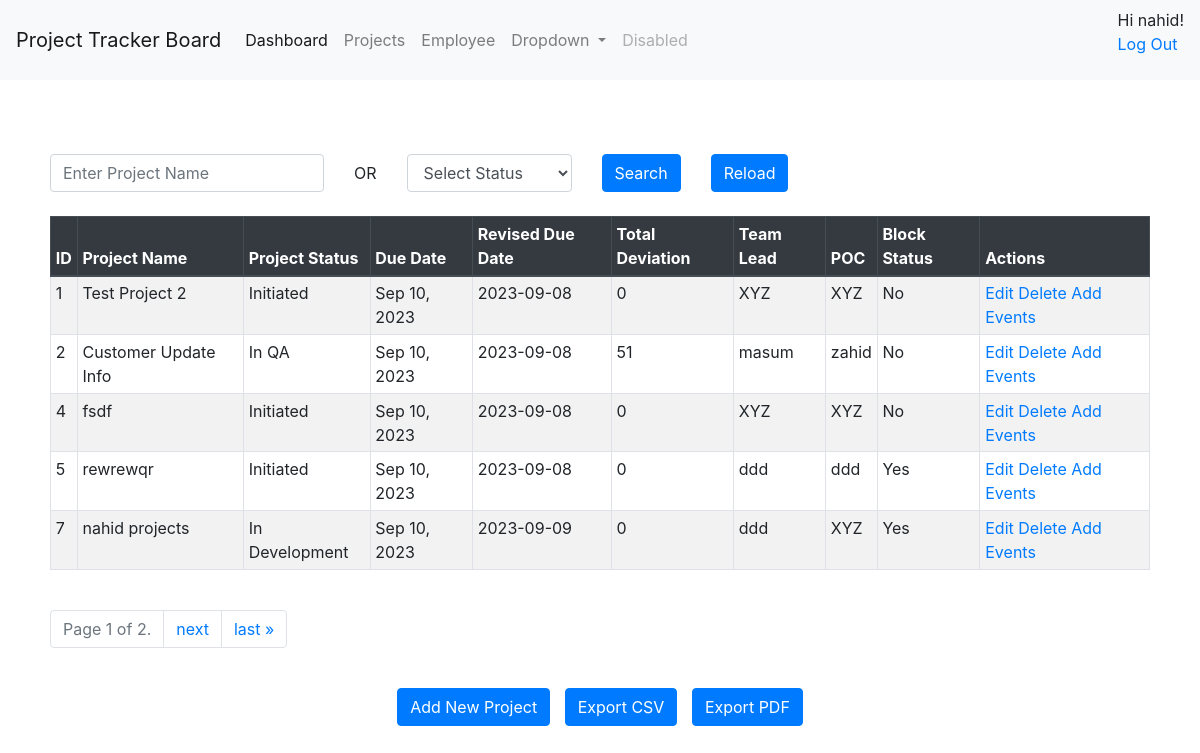
The app's page /project/index (signed in), older data.
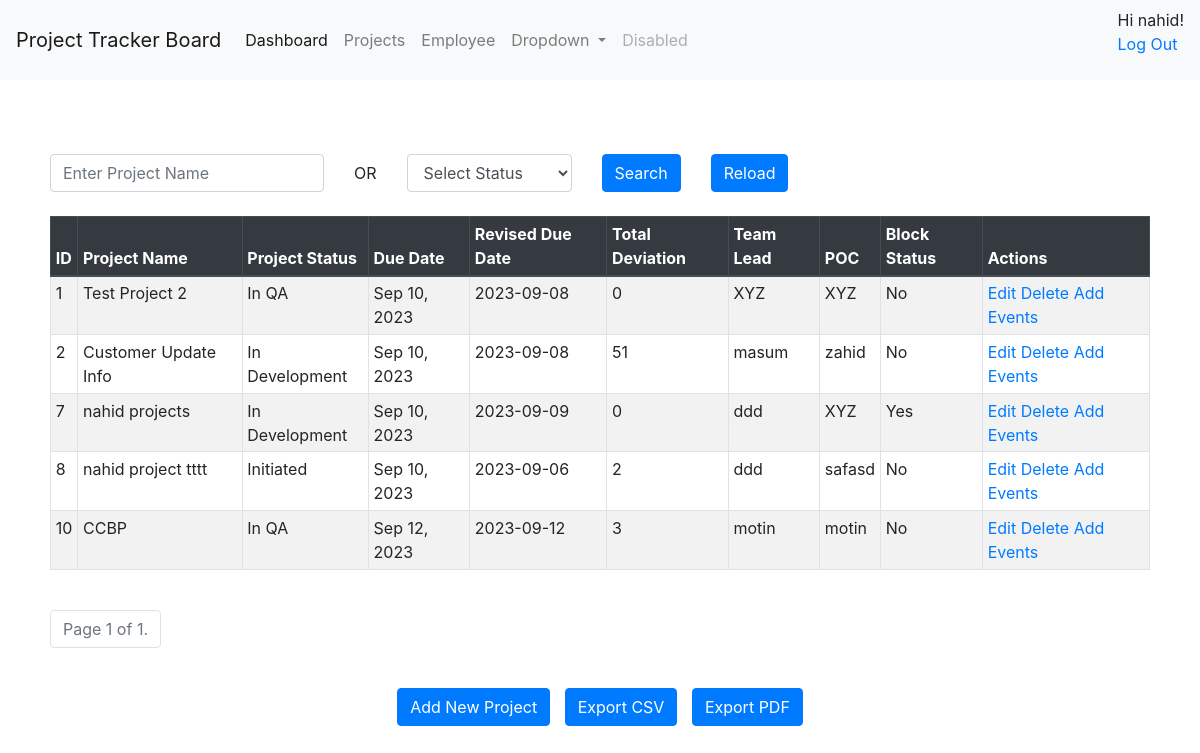
The same page, newer data.
### employee/models.py (models this page shows)
class Project(models.Model):
    PROJECT_STATUS = PROJECT_STATUS_CHOICES
    project_id = models.AutoField(primary_key=True)
    project_name = models.CharField(max_length=100)
    due_date=models.DateField()
    revised_due_date=models.DateField()
    total_deviation_days=models.IntegerField(default=0)
    team_lead=models.CharField(max_length=50,blank=True)
    project_poc=models.CharField(max_length=50,blank=True)
    notification_sms_recipient=models.CharField(max_length=100, blank=True)
    notification_email_recipient=models.CharField(max_length=100, blank=True)
    block_status=models.BooleanField(default=False)
    inserted_by=models.CharField(max_length=250,default="admin",blank=True)
    insert_date=models.DateTimeField(auto_now_add=True)
    updated_by=models.CharField(max_length=250,default="admin",blank=True)
    update_date=models.DateTimeField(auto_now_add=True)
    remarks=models.CharField(max_length=250,blank=True)
    project_status = models.CharField(max_length=20, choices=PROJECT_STATUS)
    class Meta:
        managed = True
        db_table = "project"

### employee/views_project.py (the view)
# urls.py: path('project/index', views_project.project_lookup, name='project_lookup'),
@login_required
def project_lookup(request):
    projectname_query = request.GET.get('project_name', '')
    projectstatus_query = request.GET.get('project_status', '')
    projects = Project.objects.all()
    if projectname_query:
        projects = Project.objects.filter(project_name__icontains=projectname_query)
    if projectstatus_query:
        projects = Project.objects.filter(project_status__icontains=projectstatus_query)
    logger.warning("-------------> project lookup called")
    paginator = Paginator(projects, 5)  # 10 projects per page
    page_number = request.GET.get('page')
    projects = paginator.get_page(page_number)
    form = ProjectForm()
    return render(request, 'project/index.html', {'projects': projects, 'form':form})

### employee/forms.py (shortened to what this page needs)
class ProjectForm(forms.ModelForm):
    project_status = forms.ChoiceField(choices=PROJECT_STATUS_CHOICES, initial='initiated')
    class Meta:
        model = Project
        fields = "__all__"
        exclude=['inserted_by','updated_by']
        widgets = {
            'due_date': DateInput(),
            'revised_due_date': DateInput() ,
            'remarks': forms.Textarea(attrs={'rows': 3, 'cols': 50}),
        }

### employee/templates/project/index.html (shortened to what this page needs)
{% extends "base.html" %}
{% block content %}
<div >
  <div class="row g-3">
        <form class="form-inline" method="get">
          <div class="col-sm">
            <input type="text" class="form-control" name="project_name" placeholder="Enter Project Name" value="{{ request.GET.project_name }}">
          </div>
          <div class="col-sm">
            OR
          </div>
          <div class="col-sm">
            <select name="project_status" class="form-control" id="id_project_status">
              <option value="" {% if not request.GET.project_status %}selected{% endif %}>Select Status</option>
           </select>
          </div>
          <div class="col-sm">
          <button type="submit" class="btn btn-primary">Search</button>
        </div>
        </form>
      <div class="col-sm">
        <form class="form-inline" method="get" action="{% url 'project_reload' %}">
          <button type="submit" class="btn btn-primary">Reload</button>
        </form>
      </div>
      <div class="col-sm">
      </div>
  </div>
<table class="table table-striped table-bordered table-sm">
  <thead class="thead-dark">
    <tr>
      <th>ID</th>
      <th>Project Name</th>
      <th>Project Status</th>
      <th>Due Date</th>
      <th>Revised Due Date</th>
      <th>Total Deviation</th>
      <th>Team Lead</th>
      <th>POC</th>
      <th>Block Status</th>
      <th>Actions</th>
    </tr>
  </thead>
  <tbody>
    {% for project in projects %}
    <tr>
      <td>{{ project.project_id }}</td>
      <td>{{ project.project_name }}</td>
      <td>{{ project.get_project_status_display }}</td>
      <td>{{ project.due_date | date:"M d, Y"}}</td>
      <td>{{ project.revised_due_date}}</td>
      <td>{{ project.total_deviation_days }}</td>
      <td>{{ project.team_lead }}</td>
      <td>{{ project.project_poc }}</td>
      <td>{% if project.block_status %}Yes{% else %}No{% endif %}</td>
      <td>
        <a href="/project/edit/{{ project.project_id }}"
          ><span class="glyphicon glyphicon-pencil">Edit</span></a
        >
        <a href="/project/delete/{{ project.project_id }}">Delete</a>
        <a href="/project/add_event/{{ project.project_id }}">Add Events</a>
      </td>
    </tr>
    {% endfor %}
  </tbody>
</table>
<br />
<div class="pagination">
  <ul class="pagination justify-content-center">
    <li class="page-item disabled">
      <span class="page-link">
        Page {{ projects.number }} of {{ projects.paginator.num_pages }}.
      </span>
    </li>
    {% if projects.has_next %}
      <li class="page-item">
        <a class="page-link" href="?page={{ projects.next_page_number }}">next</a>
      </li>
      <li class="page-item">
        <a class="page-link" href="?page={{ projects.paginator.num_pages }}" aria-label="Last">
          <span aria-hidden="true">last &raquo;</span>
        </a>
      </li>
    {% endif %}
  </ul>
</div>
<br />
<div style="text-align: center;">
  <a href="/project/add" class="btn btn-primary" style="margin-right: 10px;">Add New Project</a>
  <a href="/project/export" class="btn btn-primary" style="margin-right: 10px;">Export CSV</a>
  <a href="/project/exportpdf" class="btn btn-primary">Export PDF</a>
</div>
</div>
{% endblock %}

### employee/templates/base.html (shortened to what this page needs)
<!DOCTYPE html>
<html lang="en">
  <head>
    <link
      rel="stylesheet"
      href="https://maxcdn.bootstrapcdn.com/bootstrap/4.5.2/css/bootstrap.min.css"
    />
  </head>
  <body>
    <nav class="navbar navbar-expand-lg navbar-light bg-light">
      <a class="navbar-brand" href="#">Project Tracker Board</a>
      <div class="collapse navbar-collapse" id="navbarSupportedContent">
        <ul class="navbar-nav mr-auto">
          <li class="nav-item active">
            <a class="nav-link" href="/dashboard"
              >Dashboard <span class="sr-only">(current)</span></a
            >
          </li>
          <li class="nav-item">
            <a class="nav-link" href="/project/index">Projects</a>
          </li>
          <li class="nav-item">
            <a class="nav-link" href="/employee/show">Employee</a>
          </li>
          <li class="nav-item dropdown">
            <a
              class="nav-link dropdown-toggle"
              href="#"
              id="navbarDropdown"
              role="button"
              data-toggle="dropdown"
              aria-haspopup="true"
              aria-expanded="false"
            >
              Dropdown
            </a>
          </li>
          <li class="nav-item">
            <a class="nav-link disabled" href="#">Disabled</a>
          </li>
        </ul>
        <div>
          {% if user.is_authenticated %} Hi {{ user.username }}!
          <p><a href="{% url 'logout' %}">Log Out</a></p>
          {% else %}
          <p>You are not logged in</p>
          <a href="{% url 'login' %}">Log In</a>
          {% endif %}
        </div>
      </div>
    </nav>
    <div id="content" style="padding: 50px">
      {% block content %}
      {% endblock %}
    </div>
  </body>
</html>

Row changes from the older to the newer data that the page shows:
removed Project: project_id "4", project_name "fsdf", project_status "Initiated", due_date "Sep 10, 2023", revised_due_date "2023-09-08", total_deviation_days "0", team_lead "XYZ", project_poc "XYZ", block_status "No"
removed Project: project_id "5", project_name "rewrewqr", project_status "Initiated", due_date "Sep 10, 2023", revised_due_date "2023-09-08", total_deviation_days "0", team_lead "ddd", project_poc "ddd", block_status "Yes"
changed Project "Test Project 2": project_status "Initiated" → "In QA"
changed Project "Customer Update Info": project_status "In QA" → "In Development"
now on this page (row edited): Project: project_id "8", project_name "nahid project tttt", project_status "Initiated", due_date "Sep 10, 2023", revised_due_date "2023-09-06", total_deviation_days "2", team_lead "ddd", project_poc "safasd", block_status "No"
now on this page (row unchanged): Project: project_id "10", project_name "CCBP", project_status "In QA", due_date "Sep 12, 2023", revised_due_date "2023-09-12", total_deviation_days "3", team_lead "motin", project_poc "motin", block_status "No"
Text that changed along with them:
{{ projects.paginator.num_pages }}: "2" → "1"
text no longer shown: "next last »"
